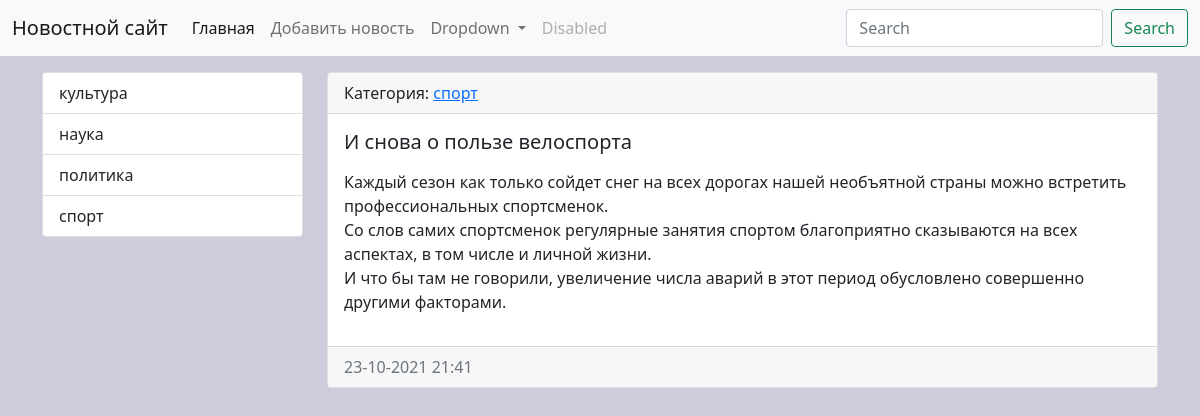
Screenshot of /news/10/ with the database file from the repository.
### news/models.py (models this page shows, shortened)
class Category(models.Model):
    title = models.CharField(max_length=150, db_index=True,verbose_name='Наименование категории')
    def get_absolute_url(self):
        return reverse('category', kwargs={'category_id': self.pk})
    class Meta:
        verbose_name = 'категория'
        verbose_name_plural = 'категории'
        ordering = ['title']

class News(models.Model):
    title = models.CharField('Заголовок', max_length=150)
    content = models.TextField('контент', blank=True)
    created_at = models.DateTimeField('Создана', auto_now_add=True)
    updated_at = models.DateTimeField('отредактирована', auto_now=True)
    photo = models.ImageField('фото', upload_to='photos/%Y/%m/%d', blank=True)
    is_published = models.BooleanField('опубликована', default=True)
    category = models.ForeignKey('Category', on_delete=models.PROTECT, null=True, verbose_name='Категория')
    class Meta:
        verbose_name = "Новость"
        verbose_name_plural = "Новости"
        ordering = ['-created_at']

### news/views.py (the view)
# urls.py: path('news/<int:news_id>/', view_news, name='view_news'),
def view_news(request, news_id):
    news_item = get_object_or_404(News, pk=news_id)
    return render(request, 'news/view_news.html', {'news_item':news_item})

### news/templatetags/news_tags.py (called while the page is built)
@register.inclusion_tag('news/list_categories.html')
def show_categories():
    categories = Category.objects.all()
    return {"categories": categories}

### news/templates/news/view_news.html (shortened to what this page needs)
{% extends 'base.html' %}
{% block sidebar %}
{% include 'inc/_sidebar.html' %}
{% endblock %}
{% block content %}
    <div class="card mb-3">
      <div class="card-header">
        Категория: <a href="{{ news_item.category.get_absolute_url }}">{{ news_item.category.title }}</a>
      </div>
      <div class="card-body">
          <div class="media">
              <div class="media-body">
                    <h5 class="card-title">{{ news_item.title }}</h5>
                    <p class="card-text">{{ news_item.content|safe|linebreaks }}</p>
              </div>
          </div>
      </div>
      <div class="card-footer text-muted">
          {{ news_item.created_at|date:"d-m-Y H:i" }}
      </div>
    </div>
{% endblock %}

### news/templates/news/list_categories.html
<div class="list-group">
    {% for item in categories %}
    <a href="{{ item.get_absolute_url }}" class="list-group-item list-group-item-action"> {{ item.title }} </a>
    {% endfor %}
</div>

### mysite/static/css/style.css (style rules this page uses)
body { background-color: #ccd; }

### rows the page displays
Category: title "культура"
Category: title "наука"
Category: title "политика"
Category: title "спорт"
News: category "спорт", title "И снова о пользе велоспорта", content "Каждый сезон как только сойдет снег на всех дорогах нашей необъятной страны можно встретить профессиональных спортсменок. Со слов самих спортсменок регулярные занятия спортом благоприятно сказываются на всех аспектах, в том числе и личной жизни. И что бы там не говорили, увеличение числа аварий в этот период обусловлено совершенно другими факторами.", created_at "23-10-2021 21:41"
